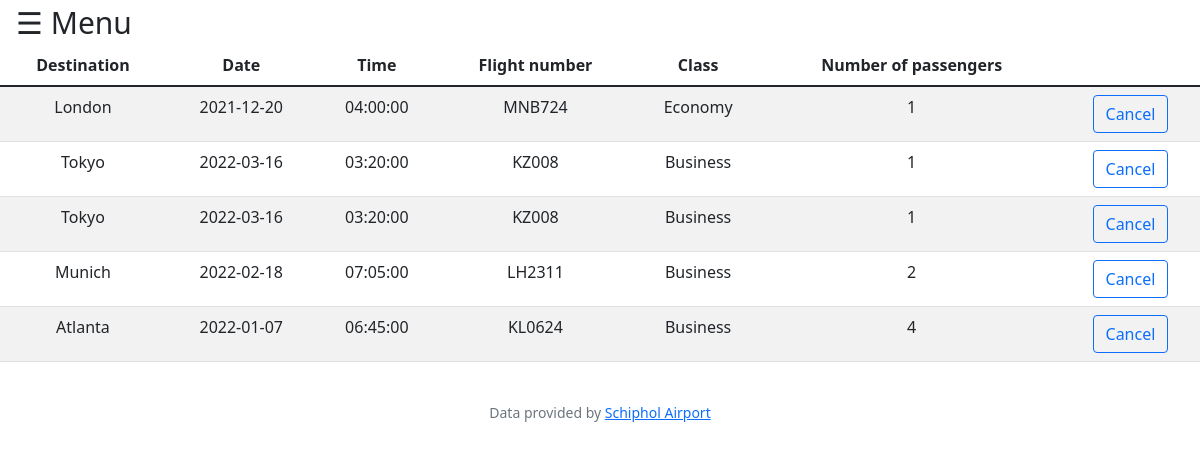
The page /back (signed in) on the database its author committed.
### tables this page shows
CREATE TABLE 'tickets' ('id' INTEGER PRIMARY KEY AUTOINCREMENT NOT NULL, 'user_id' INTEGER NOT NULL, 'destination' TEXT NOT NULL, 'date' TEXT NOT NULL, 'time' TEXT NOT NULL, 'flight_number' TEXT NOT NULL, 'class'  TEXT NOT NULL  , 'num_passengers'  INTEGER NOT NULL  );

### app.py (the view)
@app.route("/back", methods=["GET", "POST"])
@log_req
def back():
    rows = db.execute("SELECT id, destination, date, time, flight_number, class, num_passengers FROM tickets WHERE user_id = ?",  session["user_id"])
    return render_template("back.html", rows=rows)

### app.py (called while the page is built)
@app.after_request
def after_request(response):
    response.headers["Cache-Control"] = "no-cache, no-store, must-revalidate"
    response.headers["Expires"] = 0
    response.headers["Pragma"] = "no-cache"
    return response

### helpers.py (called while the page is built)
def log_req(f):
    @wraps(f)
    def fun(*args, **kwargs):
        if session.get("user_id") is None:
            return redirect("/login")
        return f(*args, **kwargs)
    return fun

### templates/back.html (shortened to what this page needs)
{% extends "layout.html" %}
{% block main %}
<table class="table table-striped">
    <thead>
        <tr scope="col">
            <th>Destination</th>
            <th>Date</th>
            <th>Time</th>
            <th>Flight number</th>
            <th>Class</th>
            <th>Number of passengers</th>
        </tr>
    </thead>
    <tbody>
    {% for row in rows %}
            <tr scope="row">
                <td>{{ row.destination }}</td>
                <td>{{ row.date}}</td>
                <td>{{ row.time}}</td>
                <td>{{ row.flight_number}}</td>
                <td>{{ row.class }}</td>
                <td>{{ row.num_passengers }}</td>
                <td>
                <form action="/cancel" method="post">
                    <button class="btn btn-outline-primary" type="submit">Cancel</button>
                </form>
                </td>
            </tr>
    {% endfor %}
    </tbody>
</table>
{% endblock %}

### static/style.css (style rules this page uses)
body { font-family: "Lato", sans-serif; transition: background-color .5s; }

### rows shown on the page
tickets: destination "London", date "2021-12-20", time "04:00:00", flight_number "MNB724", class "Economy", num_passengers "1"
tickets: destination "Tokyo", date "2022-03-16", time "03:20:00", flight_number "KZ008", class "Business", num_passengers "1"
tickets: destination "Tokyo", date "2022-03-16", time "03:20:00", flight_number "KZ008", class "Business", num_passengers "1"
tickets: destination "Munich", date "2022-02-18", time "07:05:00", flight_number "LH2311", class "Business", num_passengers "2"
tickets: destination "Atlanta", date "2022-01-07", time "06:45:00", flight_number "KL0624", class "Business", num_passengers "4"
